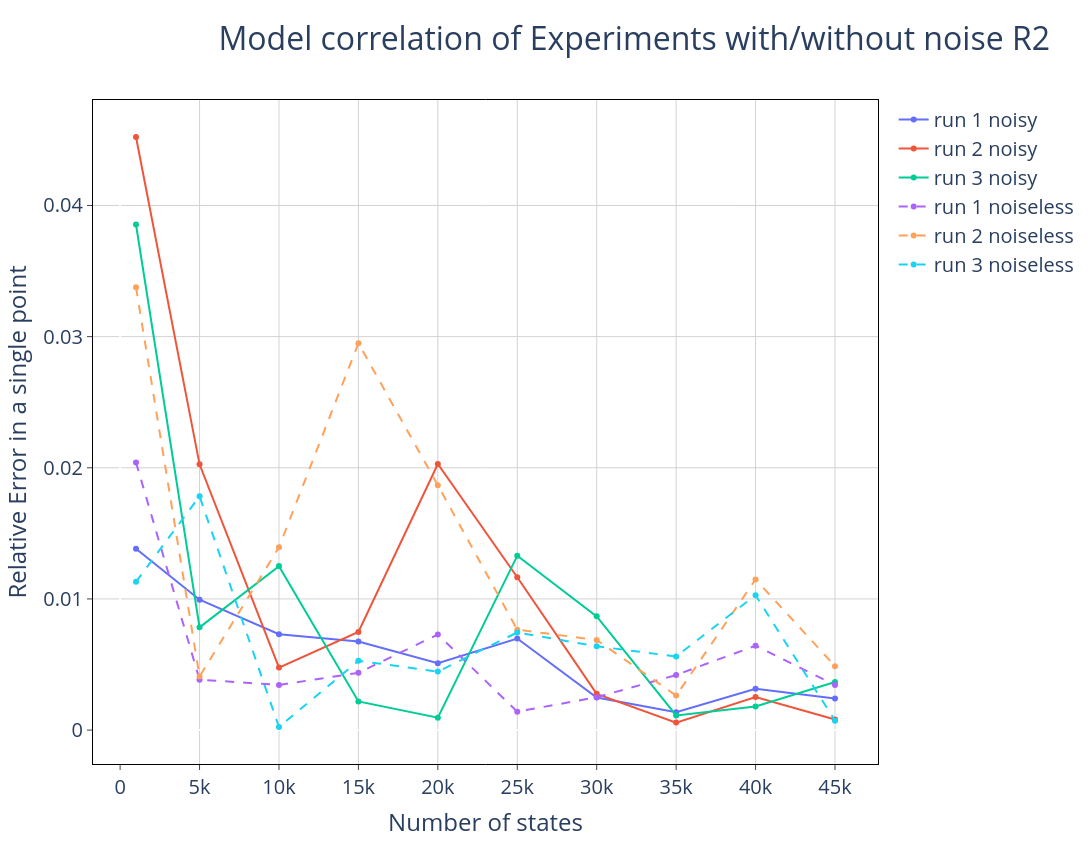

Notebook code for this chart:
### Markdown cell above
## Single point results

### Code cell
# Configuración del subplot
fig = make_subplots(
    rows=1, 
    cols=1, 
     # Actualizado para que coincida con tus datos
)

# Agregar la primera fila (row=1)
#"""
fig.add_trace(
    go.Scatter(
        x=df_single_pt_noisy['Nstates'], 
        y=df_single_pt_noisy['run 1'], 
        mode='lines+markers', 
        name='run 1 noisy',
        #line=dict(dash='dash')
    ),
    row=1, col=1
)
fig.add_trace(
    go.Scatter(
        x=df_single_pt_noisy['Nstates'], 
        y=df_single_pt_noisy['run 2'], 
        mode='lines+markers', 
        name='run 2 noisy',
        #line=dict(dash='dash')
    ),
    row=1, col=1
)
#"""
fig.add_trace(
    go.Scatter(
        x=df_single_pt_noisy['Nstates'], 
        y=df_single_pt_noisy['run 3'], 
        mode='lines+markers', 
        name='run 3 noisy',
        #line=dict(dash='dash')
    ),
    row=1, col=1
)
#"""
fig.add_trace(
    go.Scatter(
        x=df_single_pt_noiseless['Nstates'], 
        y=df_single_pt_noiseless['run 1'], 
        mode='lines+markers', 
        name='run 1 noiseless',
        line=dict(dash='dash')
    ),
    row=1, col=1
)
fig.add_trace(
    go.Scatter(
        x=df_single_pt_noiseless['Nstates'], 
        y=df_single_pt_noiseless['run 2'], 
        mode='lines+markers', 
        name='run 2 noiseless',
        line=dict(dash='dash')
    ),
    row=1, col=1
)
#"""
fig.add_trace(
    go.Scatter(
        x=df_single_pt_noiseless['Nstates'], 
        y=df_single_pt_noiseless['run 3'], 
        mode='lines+markers', 
        name='run 3 noiseless',
        line=dict(dash='dash')
    ),
    row=1, col=1
)

#fig.update_traces(marker=dict(size=15, line=dict(width=1, color='DarkSlateGrey')))
fig.update_layout(
    height = 844,
    width = 1500,
    font=dict(size=20),
    paper_bgcolor='white',
    plot_bgcolor='white',
    title={
        'text': "Model correlation of Experiments with/without noise R2",
        'font': {'size': 32},
        'x' :0.2
    },
    #title_text="Root Mean Squared Error"
)
fig.update_xaxes(
    mirror=True,
    ticks='outside',
    showline=True,
    linecolor='black',
    gridcolor='lightgrey',
    title_text='Number of states'

)
fig.update_yaxes(
    mirror=True,
    ticks='outside',
    showline=True,
    zeroline=True,
    linecolor='black',
    gridcolor='lightgrey',
    #type='log',
    title_text='Relative Error in a single point'
)
fig.show()

### Figure 1 — Plotly figure (JSON) as saved in the notebook; plotly's stock layout.template omitted (floating-point values rounded to 4 significant figures)
{"data": [{"mode": "lines+markers", "name": "run 1 noisy", "type": "scatter", "x": [1000.0, 5000.0, 10000.0, 15000.0, 20000.0, 25000.0, 30000.0, 35000.0, 40000.0, 45000.0], "xaxis": "x", "y": [0.01382, 0.009943, 0.007305, 0.006756, 0.005101, 0.006979, 0.002479, 0.001359, 0.003154, 0.002407], "yaxis": "y"}, {"mode": "lines+markers", "name": "run 2 noisy", "type": "scatter", "x": [1000.0, 5000.0, 10000.0, 15000.0, 20000.0, 25000.0, 30000.0, 35000.0, 40000.0, 45000.0], "xaxis": "x", "y": [0.04523, 0.02026, 0.004769, 0.007478, 0.02028, 0.01166, 0.002764, 0.0005682, 0.002523, 0.0008109], "yaxis": "y"}, {"mode": "lines+markers", "name": "run 3 noisy", "type": "scatter", "x": [1000.0, 5000.0, 10000.0, 15000.0, 20000.0, 25000.0, 30000.0, 35000.0, 40000.0, 45000.0], "xaxis": "x", "y": [0.03855, 0.007831, 0.0125, 0.002186, 0.0009424, 0.0133, 0.008671, 0.001114, 0.0018, 0.003661], "yaxis": "y"}, {"line": {"dash": "dash"}, "mode": "lines+markers", "name": "run 1 noiseless", "type": "scatter", "x": [1000.0, 5000.0, 10000.0, 15000.0, 20000.0, 25000.0, 30000.0, 35000.0, 40000.0, 45000.0], "xaxis": "x", "y": [0.02041, 0.003847, 0.003442, 0.004362, 0.00729, 0.001404, 0.002503, 0.004196, 0.006436, 0.00344], "yaxis": "y"}, {"line": {"dash": "dash"}, "mode": "lines+markers", "name": "run 2 noiseless", "type": "scatter", "x": [1000.0, 5000.0, 10000.0, 15000.0, 20000.0, 25000.0, 30000.0, 35000.0, 40000.0, 45000.0], "xaxis": "x", "y": [0.03377, 0.004082, 0.01394, 0.0295, 0.01867, 0.007656, 0.006873, 0.002629, 0.01149, 0.004876], "yaxis": "y"}, {"line": {"dash": "dash"}, "mode": "lines+markers", "name": "run 3 noiseless", "type": "scatter", "x": [1000.0, 5000.0, 10000.0, 15000.0, 20000.0, 25000.0, 30000.0, 35000.0, 40000.0, 45000.0], "xaxis": "x", "y": [0.01131, 0.01783, 0.0002308, 0.005285, 0.00446, 0.007443, 0.006391, 0.00561, 0.01029, 0.0007179], "yaxis": "y"}], "layout": {"font": {"size": 20}, "height": 844, "paper_bgcolor": "white", "plot_bgcolor": "white", "title": {"font": {"size": 32}, "text": "Model correlation of Experiments with/without noise R2", "x": 0.2}, "width": 1500, "xaxis": {"anchor": "y", "domain": [0, 1], "gridcolor": "lightgrey", "linecolor": "black", "mirror": true, "showline": true, "ticks": "outside", "title": {"text": "Number of states"}}, "yaxis": {"anchor": "x", "domain": [0, 1], "gridcolor": "lightgrey", "linecolor": "black", "mirror": true, "showline": true, "ticks": "outside", "title": {"text": "Relative Error in a single point"}, "zeroline": true}}}
